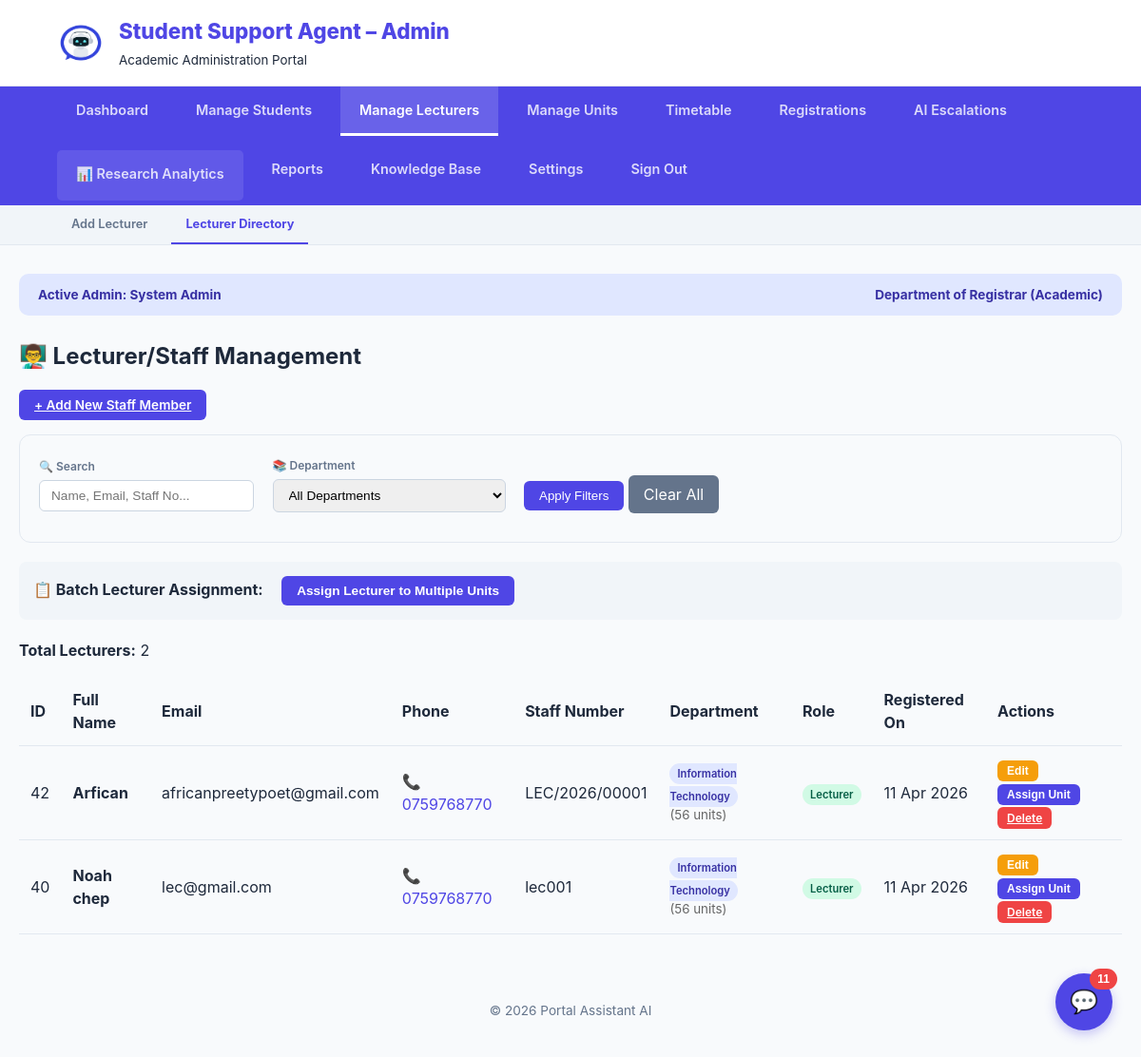
The app's page /Admin/Admin-index.php?section=lecturers (signed in), older data.
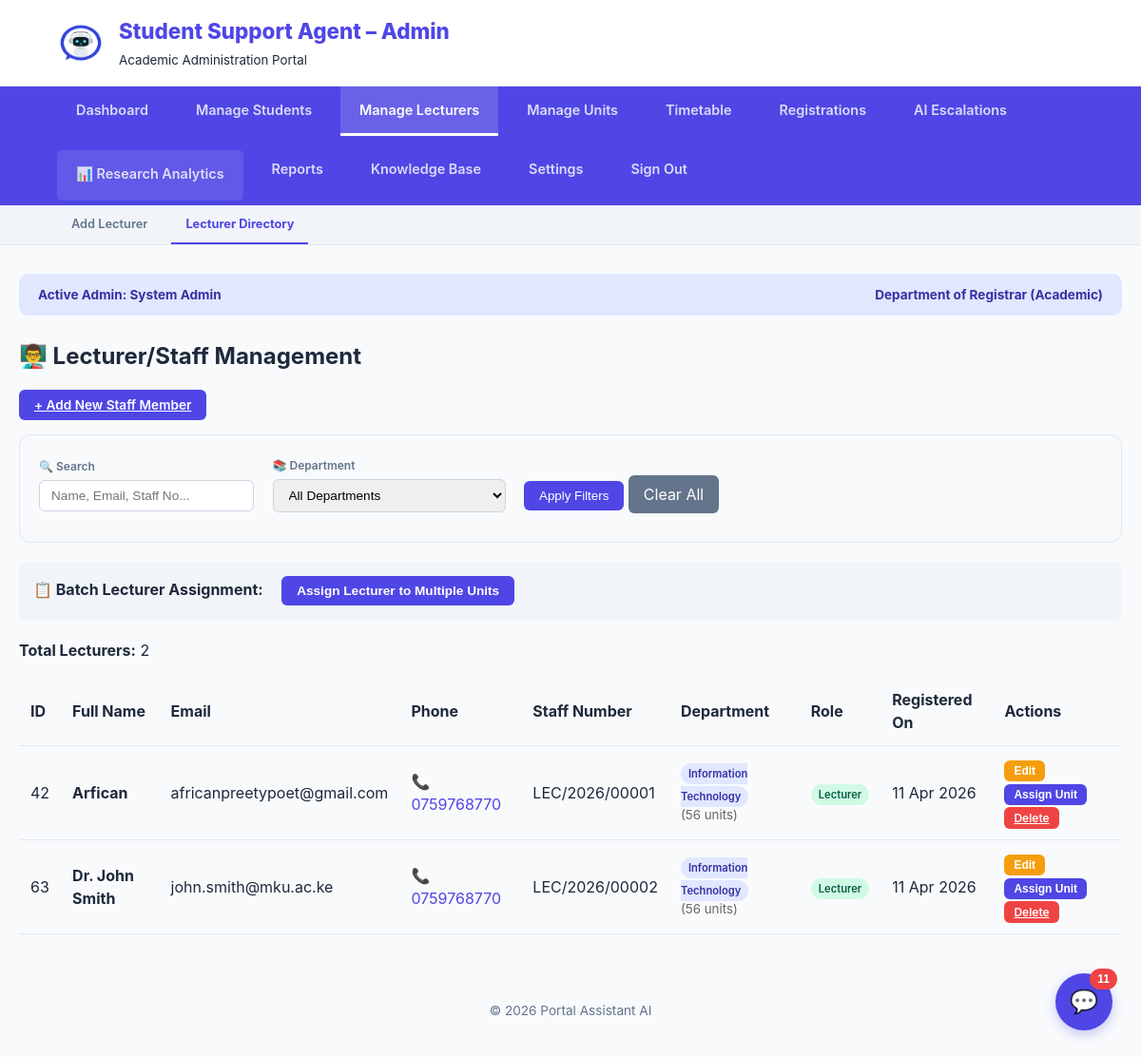
The same page, newer data.
### tables this page shows
CREATE TABLE `users` (
  `id` int(11) NOT NULL,
  `full_name` varchar(100) NOT NULL,
  `reg_number` varchar(50) NOT NULL,
  `email` varchar(100) NOT NULL,
  `password` varchar(255) NOT NULL,
  `password_changed` tinyint(1) NOT NULL DEFAULT 0,
  `role` enum('student','admin','lecturer') NOT NULL DEFAULT 'student',
  `department` varchar(100) NOT NULL,
  `phone` varchar(20) DEFAULT NULL,
  `created_at` timestamp NOT NULL DEFAULT current_timestamp(),
  `survey_done` tinyint(1) DEFAULT 0
);

### Admin/view_lecturers.php (the view, shortened to what this page needs)
<?php
$search = isset($_GET['search']) ? mysqli_real_escape_string($conn, $_GET['search']) : '';
$query = "SELECT id, full_name, email, reg_number, department, phone, role, created_at
          FROM users
          WHERE role = 'lecturer'";
$query .= " ORDER BY full_name";
$result = mysqli_query($conn, $query);
?>
<h2>👨‍🏫 Lecturer/Staff Management</h2>
<div style="margin-bottom: 20px;">
    <a href="Admin-index.php?section=add_lecturer" class="btn btn-primary">+ Add New Staff Member</a>
</div>
<div class="filter-bar">
    <form method="GET" action="Admin-index.php">
        <div class="filter-group">
            <label>🔍 Search</label>
            <input type="text" name="search" placeholder="Name, Email, Staff No..." value="<?php echo htmlspecialchars($search); ?>">
        </div>
        <div class="filter-group">
            <label>📚 Department</label>
            <select name="department">
                <option value="">All Departments</option>
            </select>
        </div>
        <div class="filter-group">
            <button type="submit" class="btn-filter">Apply Filters</button>
            <a href="Admin-index.php?section=lecturers" class="btn-clear">Clear All</a>
        </div>
    </form>
</div>
<div class="batch-actions">
    <strong>📋 Batch Lecturer Assignment:</strong>
    <button onclick="openAssignmentModal()" class="btn btn-primary" style="margin-left: 15px;">Assign Lecturer to Multiple Units</button>
</div>
<?php if (mysqli_num_rows($result) == 0): ?>
    <div class="alert" style="background: #fef3c7; color: #92400e; padding: 20px; border-radius: 8px; border-left: 4px solid #f59e0b;">
        <strong>⚠️ No lecturers found!</strong><br><br>
        <p>You haven't added any lecturers yet. Click the <strong>"Add New Staff Member"</strong> button above to add your first lecturer.</p>
    </div>
<?php else: ?>
    <p><strong>Total Lecturers:</strong> <?php echo mysqli_num_rows($result); ?></p>
    <table class="data-table">
        <thead>
            <tr>
                <th>ID</th>
                <th>Full Name</th>
                <th>Email</th>
                <th>Phone</th>
                <th>Staff Number</th>
                <th>Department</th>
                <th>Role</th>
                <th>Registered On</th>
                <th>Actions</th>
            </tr>
        </thead>
        <tbody>
            <?php while($row = mysqli_fetch_assoc($result)): ?>
            <?php
            $dept_units_query = "SELECT COUNT(*) as count FROM academic_workload WHERE department = '{$row['department']}'";
            $dept_units_result = mysqli_query($conn, $dept_units_query);
            $dept_units = mysqli_fetch_assoc($dept_units_result);
            ?>
            <tr>
                <td><?php echo $row['id']; ?></td>
                <td><strong><?php echo htmlspecialchars($row['full_name']); ?></strong></td>
                <td><?php echo htmlspecialchars($row['email']); ?></td>
                <td>
                    <?php if(!empty($row['phone'])): ?>
                        <a href="tel:<?php echo $row['phone']; ?>" style="text-decoration: none; color: #4f46e5;">
                            📞 <?php echo htmlspecialchars($row['phone']); ?>
                        </a>
                    <?php else: ?>
                        <span style="color: #999;">Not provided</span>
                    <?php endif; ?>
                </td>
                <td><?php echo htmlspecialchars($row['reg_number']); ?></td>
                <td>
                    <span class="status-badge" style="background: #e0e7ff; color: #3730a3;">
                        <?php echo htmlspecialchars($row['department'] ?? 'Not Assigned'); ?>
                    </span>
                    <small style="display: block; color: #666;">(<?php echo $dept_units['count']; ?> units)</small>
                </td>
                <td>
                    <span class="status-badge" style="background: #d1fae5; color: #065f46;">
                        <?php echo ucfirst($row['role']); ?>
                    </span>
                </td>
                <td><?php echo date('d M Y', strtotime($row['created_at'])); ?></td>
                <td>
                    <button class="btn btn-warning btn-sm" onclick="editUser(<?php echo $row['id']; ?>)">Edit</button>
                    <button class="btn btn-primary btn-sm" onclick="assignUnitToLecturer(<?php echo $row['id']; ?>, '<?php echo addslashes($row['full_name']); ?>', '<?php echo addslashes($row['department']); ?>')">Assign Unit</button>
                    <a href="?section=lecturers&delete_id=<?php echo $row['id']; ?>"
                       class="btn btn-danger btn-sm"
                       onclick="return confirm('Are you sure you want to delete <?php echo addslashes($row['full_name']); ?>?')">Delete</a>
                 </td>
             </tr>
            <?php endwhile; ?>
        </tbody>
    </table>
<?php endif; ?>

Row changes from the older to the newer data that the page shows:
removed users: id "40", full_name "Noah chep", email "lec@gmail.com", phone "0759768770", reg_number "lec001", department "Information Technology", count "56", role "Lecturer", created_at "11 Apr 2026"
added users: id "63", full_name "Dr. John Smith", email "john.smith@mku.ac.ke", phone "0759768770", reg_number "LEC/2026/00002", department "Information Technology", count "56", role "Lecturer", created_at "11 Apr 2026"
